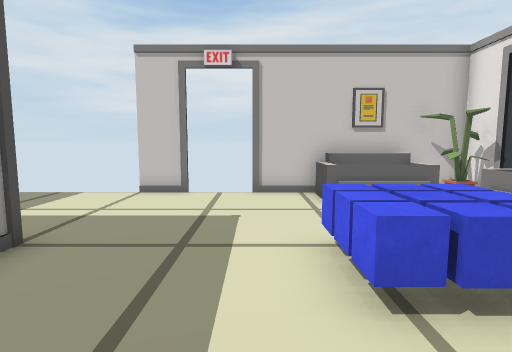
View 1 (above)

12 first-person views from a walk through a 3-D level made in the Unity game engine. The camera is 1.5 m above the floor, tilts 6° down and sees 80° across. The floor is counted in squares, 1 m on a side. Each view is taken from the middle of a square. On the plan, view 1 faces up. The plan holds only what a view shows up to about 15 squares ahead; the rest is blank. The place goes on beyond the plan. Door leaves are left out, so doorways stand open.

View 2
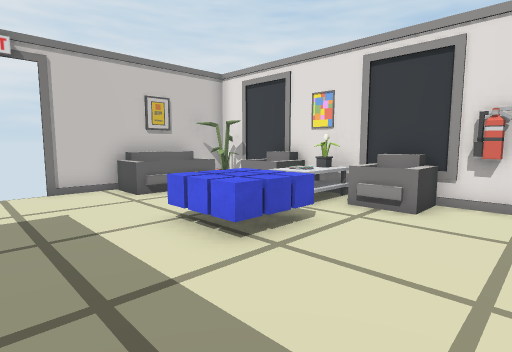

View 3
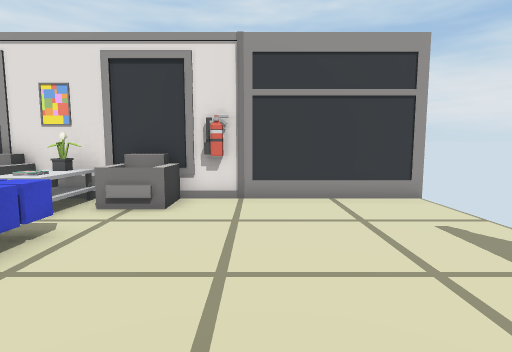

View 4
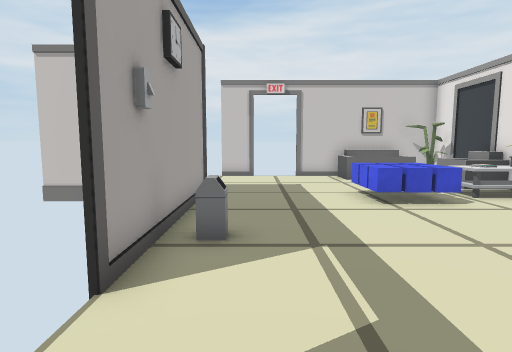

View 5
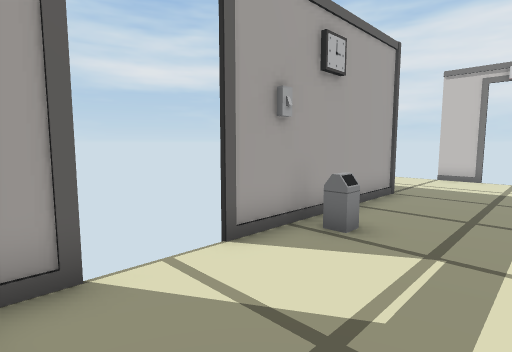

View 6
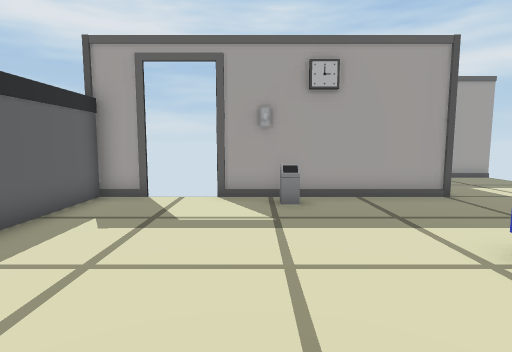

View 7
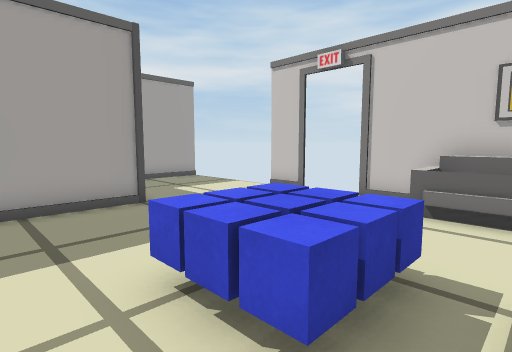

View 8
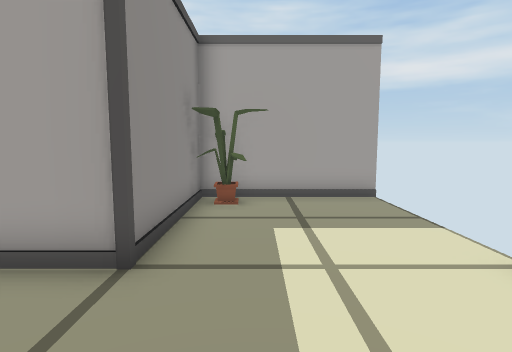

View 9
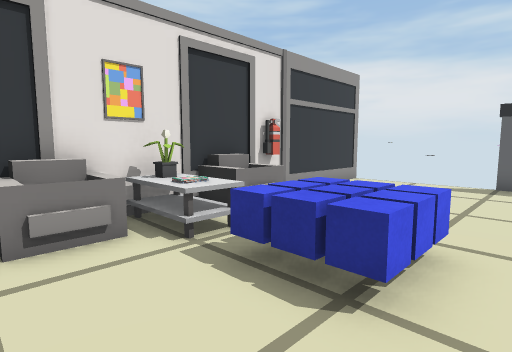

View 10
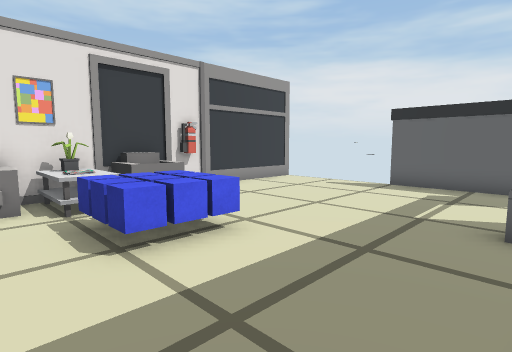

View 11
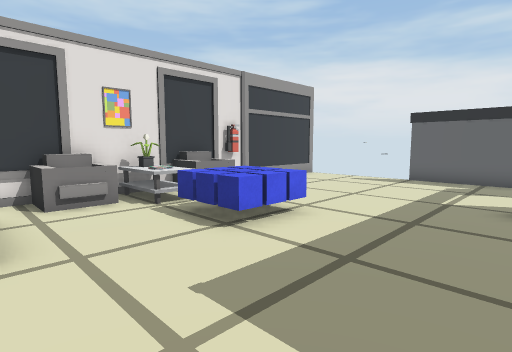

View 12
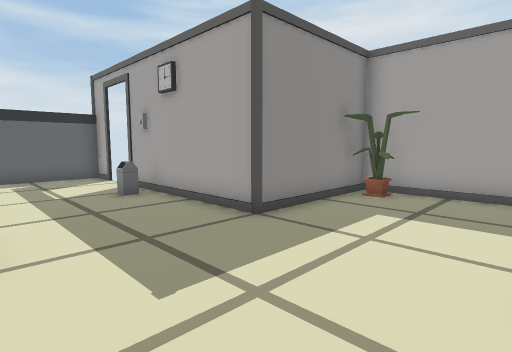

### Floor plan
Points are (right, up) in squares from view 1. A wall is a line through its corners. A room is listed if a view was taken in it or the views show most of it. See-through windows are left out.
Room 1 (views 1, 2, 3, 4, 5, 6, 7, 8, 9, 10, 11, 12)
walls: (5.6, 3.6) (5.6, 4) (5.9, 4); (-2, 9.4) (-3.6, 9.4); (-3.6, -4) (-3.6, -5.4) (1.5, -5.4); (6.4, -5.6) (6.4, 9.4) (-0.1, 9.4); (-8.6, 9.5) (-8.6, 4.4) (-3.6, 4.4) (-3.6, -2.1)
low walls: (-3, 0.1) (-2.5, 0.1) (-2.5, -0.4) (-3, -0.4); (4.5, 3.3) (4, 3.3) (4, 4.4) (6.3, 4.4); (4.5, 3.7) (4.6, 4.3); (4.5, 3.7) (4.5, 4.2); (4.9, 3.7) (4.5, 3.7) (4.5, 4.2)
ways out: open door at (-4, -3); open door at (-1, 9)
objects: plant (-8, 5); other object (1, 3) to (3, 4); sofa (2, 8) to (4, 9); sofa (5, 1) to (6, 3); sofa (5, 5) to (6, 7); plant (5, 8) to (5, 9); fire extinguisher (6, 0)

Positions as (right, up) in squares from view 1, and headings:
1: (0, 0), facing up
2: (-2, -1), facing up-right
3: (-2, -1), facing right
4: (-2, -5), facing up
5: (0, -5), facing up-left
6: (5, -1), facing left
7: (4, 1), facing up-left
8: (0, 6), facing left
9: (0, 7), facing down-right
10: (-3, 6), facing down-right
11: (-3, 8), facing down-right
12: (1, 9), facing down-left
